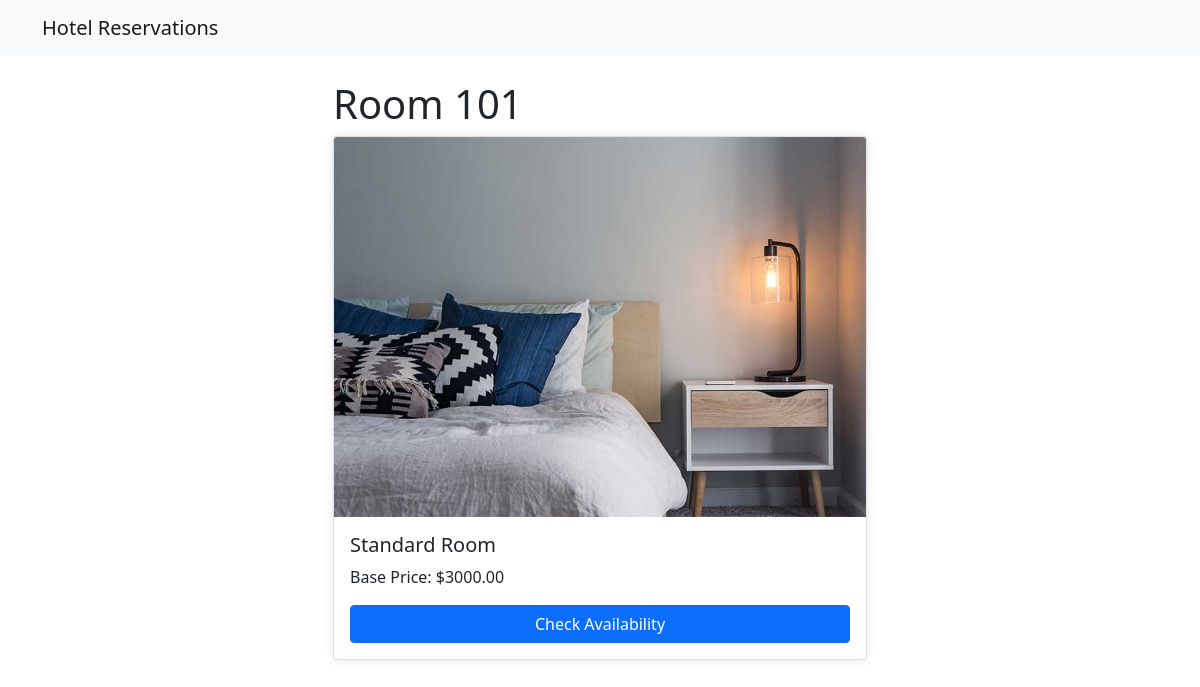
The page /reservations/rooms/2/ on the database its author committed.
### reservations/models.py (models this page shows, shortened)
class Room(models.Model):
    room_number = models.CharField(max_length=10)
    category = models.ForeignKey(RoomCategory, on_delete=models.CASCADE)
    is_available = models.BooleanField(default=True)
    image = models.ImageField(upload_to='room_images/', null=True, blank=True)

class RoomCategory(models.Model):
    name = models.CharField(max_length=50)
    base_price = models.DecimalField(max_digits=10, decimal_places=2)

### reservations/views.py (the view)
# urls.py: path('rooms/<int:room_id>/', room_detail, name='room_detail'),
def room_detail(request, room_id):
    room = get_object_or_404(Room, id=room_id)
    availability_form = AvailabilityForm()
    reservation_form = ReservationForm()
    context = {
        'room': room,
        'availability_form': availability_form,
        'reservation_form': reservation_form,
    }
    return render(request, 'reservations/room_detail.html', context)

### reservations/templates/reservations/room_detail.html (shortened to what this page needs)
{% extends 'reservations/base.html' %}
{% block content %}
<div class="container">
    <div class="row">
        <div class="col-md-6 mx-auto">
            <h1>Room {{ room.room_number }}</h1>
            <div class="card mb-4">
                {% if room.image %}
                <img src="{{ room.image.url }}" class="card-img-top" alt="{{ room.room_number }}">
                {% endif %}
                <div class="card-body">
                    <h5 class="card-title">{{ room.category.name }}</h5>
                    <p class="card-text">Base Price: ${{ room.category.base_price }}</p>
                    <div class="d-grid">
                        <button type="button" class="btn btn-primary" id="checkAvailabilityBtn">
                            Check Availability
                        </button>
                    </div>
                </div>
            </div>
        </div>
    </div>
</div>
<link href="https://cdn.jsdelivr.net/npm/bootstrap@5.1.3/dist/css/bootstrap.min.css" rel="stylesheet">
<link href="https://cdn.jsdelivr.net/npm/fullcalendar@5.10.1/main.min.css" rel="stylesheet" />
{% endblock %}

### reservations/templates/reservations/room_detail.html (style rules this page uses)
.card { box-shadow: 0 0 10px rgba(0,0,0,0.1); }

### rows shown on the page
Room: room_number "101", image (picture), category.name "Standard Room", category.base_price "3000.00"
